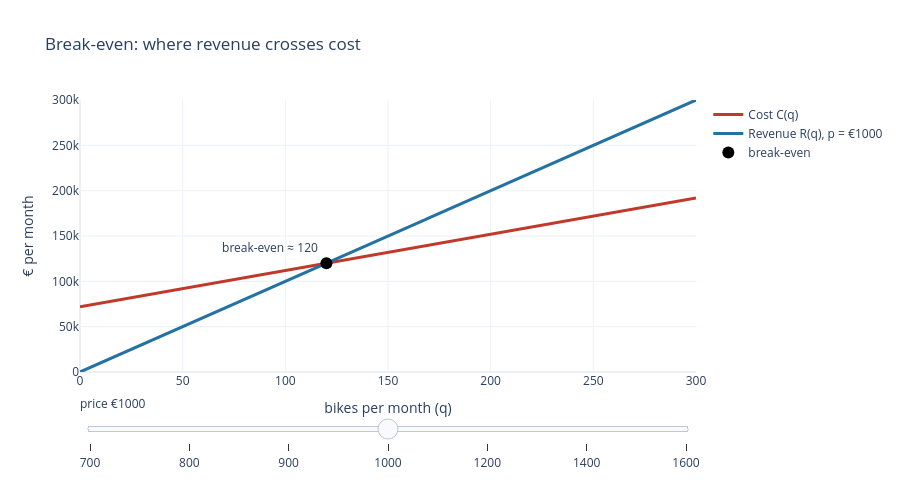

Notebook cell for this chart:
### Markdown cell above
**Bet before sliding:** what price makes break-even 50 bikes?

**Then:** the landlord raises the rent. Re-run the cell below and watch the cost line — same slope, higher intercept, crossing moves right. *This is exactly the mechanism behind the midterm's Q4 (a tariff shifts the cost schedule).*

### Code cell
breakeven_fig(fixed=72_000).show()

### Figure 1 — Plotly figure (JSON) as saved in the notebook; plotly's stock layout.template omitted (floating-point values rounded to 4 significant figures; data arrays with more than 128 entries replaced by an {"elided": "..."} marker saying what was removed)
{"data": [{"line": {"color": "#c0392b", "width": 3}, "name": "Cost C(q)", "type": "scatter", "x": {"elided": "301 float values"}, "y": {"elided": "301 float values"}}, {"line": {"color": "#2471a3", "width": 3}, "name": "Revenue R(q), p = €1000", "type": "scatter", "x": {"elided": "301 float values"}, "y": {"elided": "301 float values"}}, {"marker": {"color": "black", "size": 12}, "mode": "markers+text", "name": "break-even", "text": ["break-even ≈ 120"], "textposition": "top left", "type": "scatter", "x": [120.0], "y": [120000.0]}], "layout": {"height": 480, "sliders": [{"active": 3, "currentvalue": {"prefix": "price €"}, "steps": [{"args": [["700"], {"frame": {"duration": 0, "redraw": true}, "mode": "immediate"}], "label": "700", "method": "animate"}, {"args": [["800"], {"frame": {"duration": 0, "redraw": true}, "mode": "immediate"}], "label": "800", "method": "animate"}, {"args": [["900"], {"frame": {"duration": 0, "redraw": true}, "mode": "immediate"}], "label": "900", "method": "animate"}, {"args": [["1000"], {"frame": {"duration": 0, "redraw": true}, "mode": "immediate"}], "label": "1000", "method": "animate"}, {"args": [["1200"], {"frame": {"duration": 0, "redraw": true}, "mode": "immediate"}], "label": "1200", "method": "animate"}, {"args": [["1400"], {"frame": {"duration": 0, "redraw": true}, "mode": "immediate"}], "label": "1400", "method": "animate"}, {"args": [["1600"], {"frame": {"duration": 0, "redraw": true}, "mode": "immediate"}], "label": "1600", "method": "animate"}]}], "title": {"text": "Break-even: where revenue crosses cost"}, "xaxis": {"title": {"text": "bikes per month (q)"}}, "yaxis": {"range": [0, 300000], "title": {"text": "€ per month"}}}}
